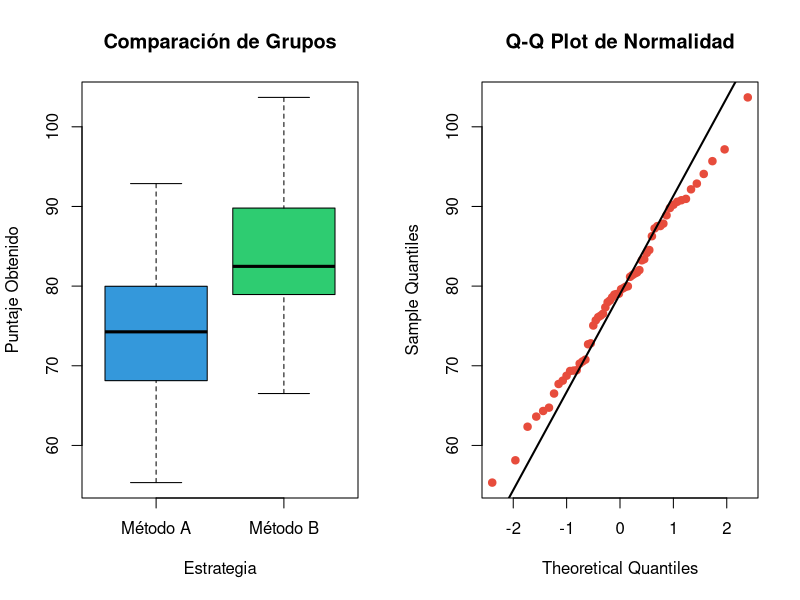

Source code (R):
# ----------------------------------------------------------
# Ejemplo de Prueba Paramétrica: Prueba t para 2 Muestras
# ----------------------------------------------------------

# 1. Generar o cargar datos de ejemplo (dos grupos de puntajes)
set.seed(123) # Para reproducibilidad

grupo_A <- rnorm(n = 30, mean = 75, sd = 10)  # Métodos de estudio A
grupo_B <- rnorm(n = 30, mean = 82, sd = 10)  # Métodos de estudio B

# Crear un dataframe
datos <- data.frame(
  Puntaje = c(grupo_A, grupo_B),
  Grupo = rep(c("Método A", "Método B"), each = 30)
)

# 2. Verificación del supuesto paramétrico (Prueba de Normalidad)
# H0: Los datos siguen una distribución normal
shapiro_A <- shapiro.test(grupo_A)
shapiro_B <- shapiro.test(grupo_B)

cat("--- VERIFICACIÓN DE NORMALIDAD (Shapiro-Wilk) ---\n")
cat("Grupo A (p-valor):", round(shapiro_A$p.value, 4), "\n")
cat("Grupo B (p-valor):", round(shapiro_B$p.value, 4), "\n\n")

# 3. Ejecución de la Prueba Paramétrica (Prueba t de Student)
# H0: La media del Método A es igual a la media del Método B
resultado_t <- t.test(Puntaje ~ Grupo, data = datos, var.equal = TRUE)

# Mostrar resultados detallados en consola
print(resultado_t)

# 4. Visualización gráfica de los datos
par(mfrow = c(1, 2)) # Dividir el panel de gráficos en 1 fila x 2 columnas

# Gráfico 1: Diagrama de cajas (Boxplot) para comparar los grupos
boxplot(Puntaje ~ Grupo, data = datos,
        col = c("#3498db", "#2ecc71"),
        main = "Comparación de Grupos",
        ylab = "Puntaje Obtenido",
        xlab = "Estrategia")

# Gráfico 2: Q-Q Plot para evaluar normalidad global
qqnorm(datos$Puntaje, main = "Q-Q Plot de Normalidad", col = "#e74c3c", pch = 19)
qqline(datos$Puntaje, col = "black", lwd = 2)

par(mfrow = c(1, 1)) # Restaurar panel gráfico
